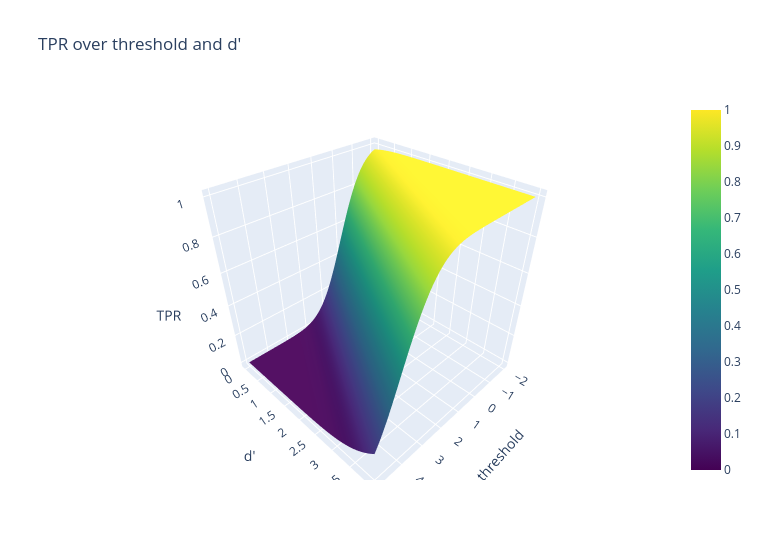

The cell this chart's notebook holds for it:
### Markdown cell above
### 9.2 Interactive Plotly version of 9.1 (TPR)

### Code cell
fig = go.Figure(go.Surface(x=T1[0], y=D1[:, 0], z=TP_, colorscale="Viridis")); fig.update_layout(title="TPR over threshold and d'", width=760, height=560, scene=dict(xaxis_title="threshold", yaxis_title="d'", zaxis_title="TPR")); fig.show()
